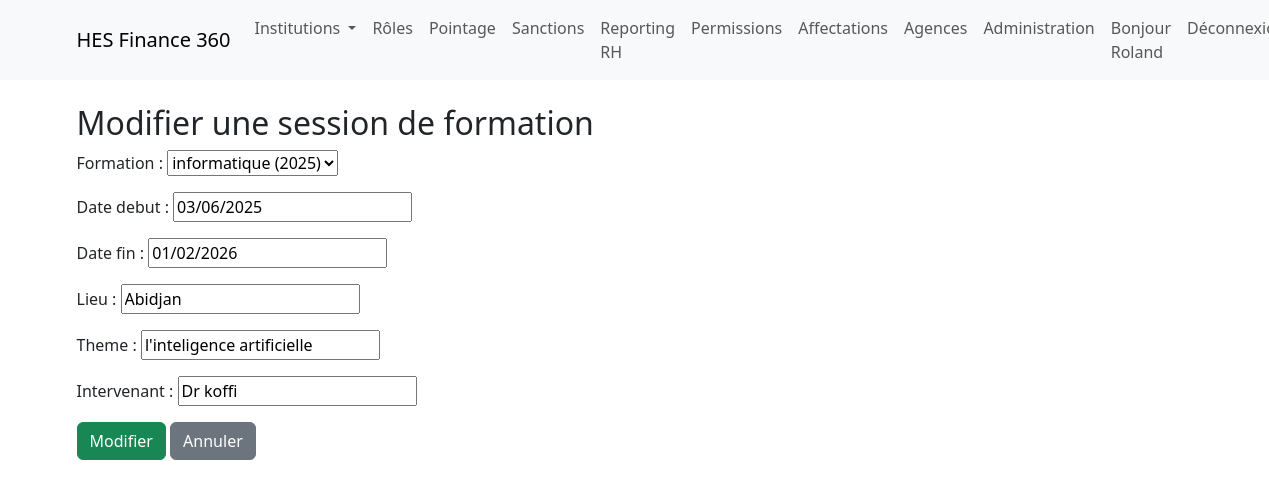
The page /rh/sessions/1/edit/ (signed in) on the database its author committed.
### rh/models.py (models this page shows, shortened)
class SessionFormation(models.Model):
    formation = models.ForeignKey('Formation', on_delete=models.CASCADE, related_name='sessions')
    date_debut = models.DateField()
    date_fin = models.DateField()
    lieu = models.CharField(max_length=200)
    theme = models.CharField(max_length=200, blank=True, null=True)
    intervenant = models.CharField(max_length=200, blank=True, null=True)

### rh/views/formation_crud.py (the view)
# urls.py: path('sessions/<int:pk>/edit/', formation_crud.session_update, name='session_update'),
@login_required
@permission_required('rh.change_sessionformation', raise_exception=True)
def session_update(request, pk):
    session = get_object_or_404(SessionFormation, pk=pk)
    if request.method == 'POST':
        form = SessionFormationForm(request.POST, instance=session)
        if form.is_valid():
            form.save()
            messages.success(request, "Session modifiée.")
            return redirect('sessions_list', formation_id=session.formation_id)
    else:
        form = SessionFormationForm(instance=session)
    return render(request, 'rh/formation/session_form.html', {'form': form, 'action': 'Modifier', 'formation_id': session.formation_id})

### rh/forms.py
class SessionFormationForm(forms.ModelForm):
    class Meta:
        model = SessionFormation
        fields = ['formation', 'date_debut', 'date_fin', 'lieu', 'theme', 'intervenant']

### rh/models.py (called while the page is built)
    def __str__(self):
        return f"{self.nom} ({self.annee})"

### rh/templates/rh/formation/session_form.html
{% extends 'base.html' %}
{% block content %}
<div class="container mt-4">
    <h2>{{ action }} une session de formation</h2>
    <form method="post">{% csrf_token %}
        {{ form.as_p }}
        <button type="submit" class="btn btn-success">{{ action }}</button>
        <a href="{% url 'sessions_list' formation_id=formation_id %}" class="btn btn-secondary">Annuler</a>
    </form>
</div>
{% endblock %}

### templates/base.html (shortened to what this page needs)
<!DOCTYPE html>
<html lang="fr">
<head>
    <link href="https://cdn.jsdelivr.net/npm/bootstrap@5.3.0/dist/css/bootstrap.min.css" rel="stylesheet">
</head>
<body>
    <nav class="navbar navbar-expand-lg navbar-light bg-light mb-4">
      <div class="container">
        <a class="navbar-brand" href="{% url 'institution_list' %}">HES Finance 360</a>
        <div class="collapse navbar-collapse">
          {% if user.is_authenticated %}
          <ul class="navbar-nav me-auto">
            <li class="nav-item dropdown">
              <a class="nav-link dropdown-toggle" href="#" id="navbarDropdown" role="button" data-bs-toggle="dropdown" aria-expanded="false">
                Institutions
              </a>
            </li>
            <li class="nav-item"><a class="nav-link" href="{% url 'roles_list' %}">Rôles</a></li>
            <li class="nav-item"><a class="nav-link" href="{% url 'pointages_list' %}">Pointage</a></li>
            <li class="nav-item"><a class="nav-link" href="{% url 'sanctions_list' %}">Sanctions</a></li>
<li class="nav-item"><a class="nav-link" href="{% url 'reporting_rh' %}">Reporting RH</a></li>
            <li class="nav-item"><a class="nav-link" href="{% url 'permissions_list' %}">Permissions</a></li>
            <li class="nav-item"><a class="nav-link" href="{% url 'affectations_list' %}">Affectations</a></li>
            <li class="nav-item"><a class="nav-link" href="/agences/">Agences</a></li>
            <li class="nav-item"><a class="nav-link" href="/admin/">Administration</a></li>
          </ul>
          <ul class="navbar-nav ms-auto">
            <li class="nav-item"><span class="nav-link">Bonjour {{ user.username }}</span></li>
            <li class="nav-item"><a class="nav-link" href="/admin/logout/">Déconnexion</a></li>
          </ul>
          {% else %}
          <ul class="navbar-nav ms-auto">
            <li class="nav-item"><a class="nav-link" href="/admin/login/">Connexion</a></li>
          </ul>
          {% endif %}
        </div>
      </div>
    </nav>
    {% block content %}{% endblock %}
</body>
</html>

### rows shown on the page
SessionFormation: formation "informatique (2025)", date_debut "03/06/2025", date_fin "01/02/2026", lieu "Abidjan", theme "l'inteligence artificielle", intervenant "Dr koffi"

### other values the page prints
{{ user.username }} "Roland"
{{ action }} "Modifier"
